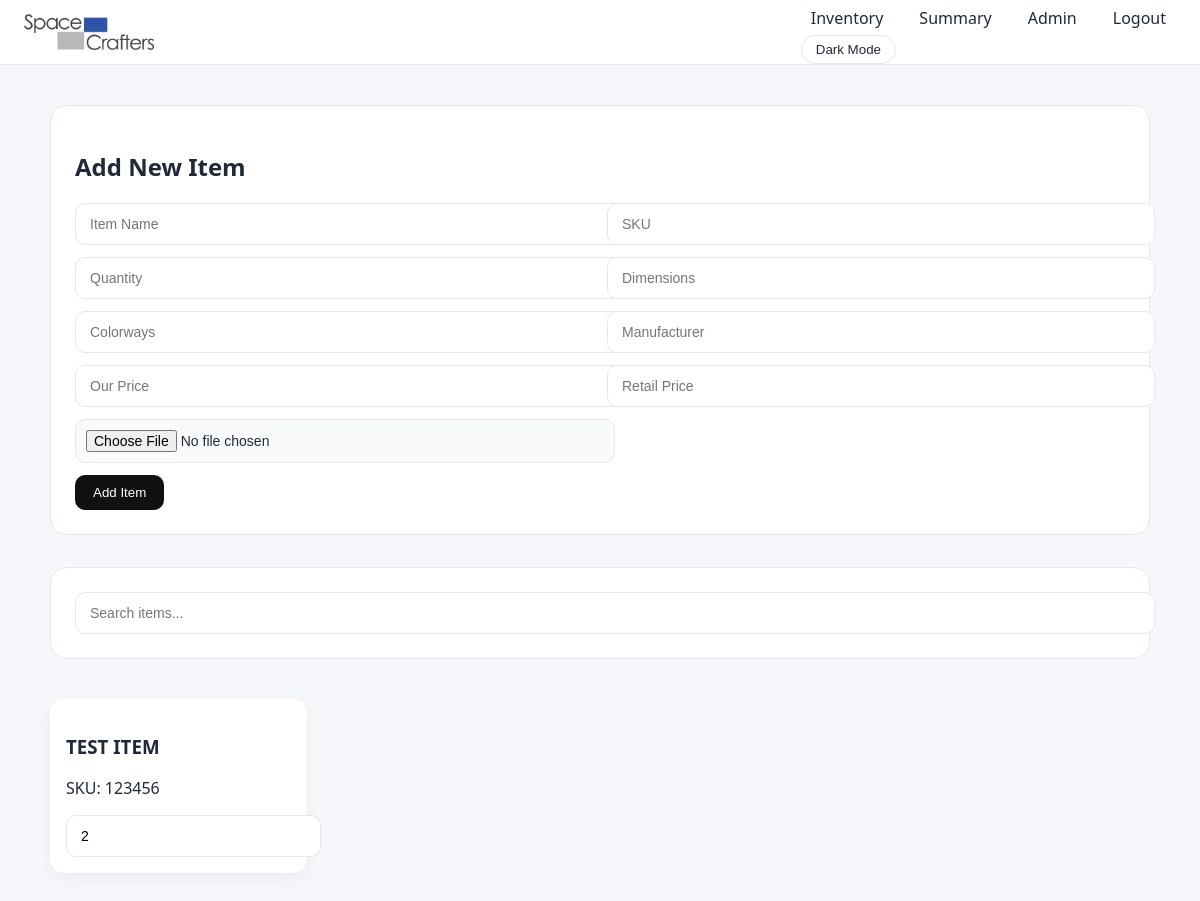
The page / (signed in) on the database its author committed.
### models.py (models this page shows, shortened)
class Item(db.Model):
    __tablename__ = "items"
    id = db.Column(db.Integer, primary_key=True)
    name = db.Column(db.String(200), nullable=False)
    sku = db.Column(db.String(100), unique=True, nullable=False)
    quantity = db.Column(db.Integer, default=0)
    weight = db.Column(db.String(50))
    dimensions = db.Column(db.String(200))
    colorways = db.Column(db.String(200))
    manufacturer = db.Column(db.String(200))
    cost_price = db.Column(db.Float)
    retail_price = db.Column(db.Float)
    order_link = db.Column(db.String(300))
    barcode_path = db.Column(db.String(300))
    image_path = db.Column(db.String(300))

### app.py (the view, shortened to what this page needs)
@app.route("/", methods=["GET", "POST"])
@login_required
def index():
    items = Item.query.all()
    return render_template("index.html", items=items)

### app.py (called while the page is built)
@login_manager.user_loader
def load_user(user_id):
    return db.session.get(User, int(user_id))

### models.py (called while the page is built)
    @property
    def is_active(self):
        return True

### templates/index.html (shortened to what this page needs)
{% extends "base.html" %}
{% block content %}
<div class="container">
    <div class="card add-item-card">
        <h2>Add New Item</h2>
        <form method="POST" action="{{ url_for('index') }}" enctype="multipart/form-data">
            <div class="form-row">
                <input type="text" name="name" placeholder="Item Name" required>
                <input type="text" name="sku" placeholder="SKU">
            </div>
            <div class="form-row">
                <input type="number" name="quantity" placeholder="Quantity">
                <input type="text" name="dimensions" placeholder="Dimensions">
            </div>
            <div class="form-row">
                <input type="text" name="colorways" placeholder="Colorways">
                <input type="text" name="manufacturer" placeholder="Manufacturer">
            </div>
            <div class="form-row">
                <input type="number" step="0.01" name="cost_price" placeholder="Our Price">
                <input type="number" step="0.01" name="retail_price" placeholder="Retail Price">
            </div>
            <div class="form-row">
                <input type="file" name="image">
            </div>
            <button type="submit" class="primary-btn">Add Item</button>
        </form>
    </div>
    <div class="card">
        <input
            type="text"
            id="searchInput"
            placeholder="Search items..."
            onkeyup="filterItems()"
        >
    </div>
<div class="item-grid">
{% for item in items %}
<div class="item-card" onclick="openItemModal({{ item.id }})">
<h3>{{ item.name }}</h3>
<p>SKU: {{ item.sku }}</p>
<input
type="number"
value="{{ item.quantity }}"
class="preview-qty"
onclick="event.stopPropagation()"
onchange="updatePreviewQty({{ item.id }}, this.value)"
>
</div>
{% endfor %}
</div>
{% endblock %}

### static/style.css (style rules this page uses)
:root { --blue: #2563eb; --blue-hover: #1d4ed8; --bg: #f5f7fb; --card: #ffffff; --border: #e5e7eb; --text: #1f2937; --muted: #6b7280; }
body { margin: 0; font-family: system-ui, -apple-system, sans-serif; background: var(--bg); color: var(--text); }
.container { width: 100%; }
.card { background: var(--card); border: 1px solid var(--border); border-radius: 16px; padding: 24px; margin-bottom: 32px; }
.form-row { display: grid; grid-template-columns: 1fr 1fr; gap: 14px; margin-bottom: 12px; }
input, select { width: 100%; padding: 12px 14px; border-radius: 10px; border: 1px solid var(--border); font-size: 14px; }
input[type="file"] { padding: 10px; background: #f9fafb; }
.primary-btn { background: #111; color: #fff; border: none; padding: 10px 18px; border-radius: 10px; cursor: pointer; transition: 0.15s ease; }
.item-grid { display: grid; grid-template-columns: repeat(auto-fill, minmax(220px, 1fr)); gap: 24px; margin-top: 40px; }
.item-card { background: var(--card); border-radius: 14px; padding: 16px; cursor: pointer; transition: transform .15s ease, box-shadow .15s ease; box-shadow: 0 4px 14px rgba(0,0,0,.05); }

### rows shown on the page
Item: name "TEST ITEM", sku "123456", quantity "2"
